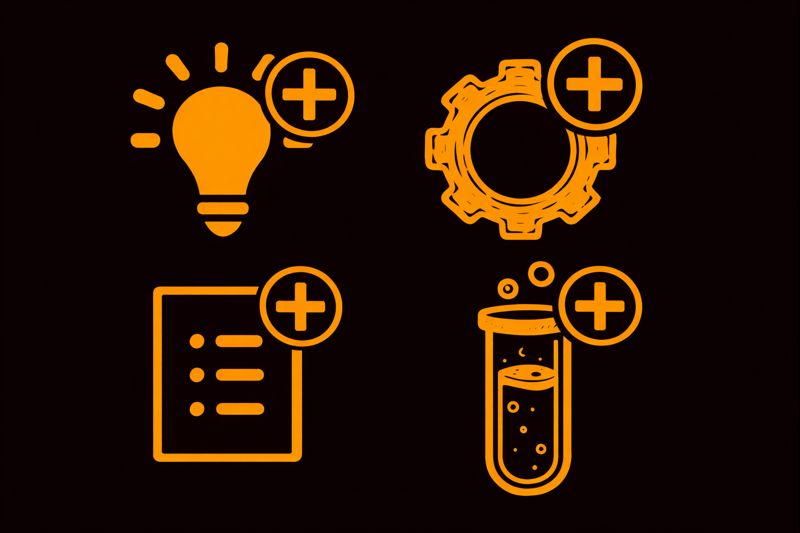
#> input picture src/panel/img/18a779da-d79e-4779-bba1-aed5302b448c-md.jpeg, 800 x 533 px
$ python build_deloitte_logo.py ../src/panel/img/18a779da-d79e-4779-bba1-aed5302b448c-md.jpeg
#> lines starting #> are read from the running program, lines starting #| are printed output that depends on the picture
"""
One-off helper: build circular high-res Deloitte header logo from a flat PNG.
Flood-fills from corners to drop outer white/checkerboard, then circular mask.
"""
from __future__ import annotations

import sys
from collections import deque
from pathlib import Path

import numpy as np
from PIL import Image

OUT_SIZE = 1024


def main() -> int:
    src = Path(
        sys.argv[1]
        if len(sys.argv) > 1
        else r"C:\Users\thoma\.cursor\projects\c-dev-agile-bots\assets\c__Users_thoma_AppData_Roaming_Cursor_User_workspaceStorage_6e426b0b4653f6fcd89a78e214dc3bfa_images_image-ad53aa59-803d-44e3-82f9-831a8f21eec6.png"
    )
    repo = Path(__file__).resolve().parents[1]
    out_path = repo / "src" / "panel" / "img" / "deloitte" / "company_icon.png"

    im = Image.open(src).convert("RGBA")
    a = np.array(im)
    h, w = a.shape[:2]
#> h = 533; w = 800
    rgb = a[:, :, :3].astype(np.float32)
    lum = 0.299 * rgb[:, :, 0] + 0.587 * rgb[:, :, 1] + 0.114 * rgb[:, :, 2]
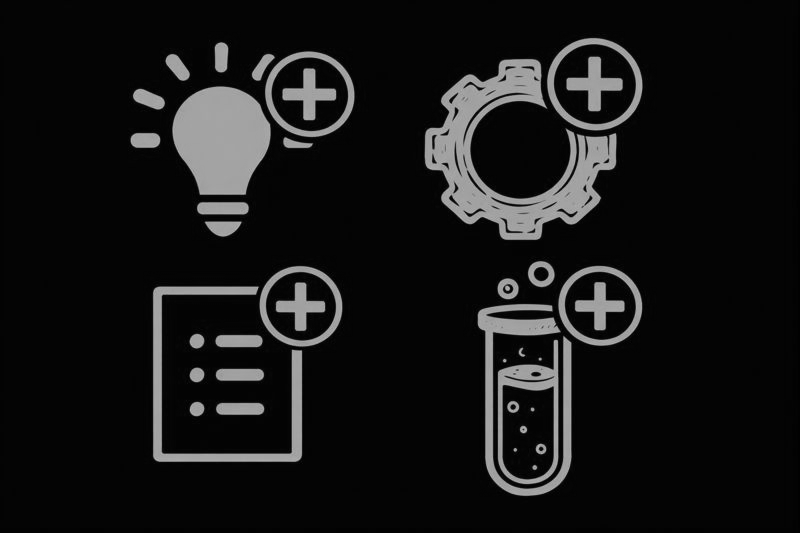
#> lum: shape (533, 800) float32; min 0, max 187.3, mean 22.5

    def is_wall(i: int, j: int) -> bool:
        if i < 0 or i >= h or j < 0 or j >= w:
            return True
        return lum[i, j] < 55

    outside = np.zeros((h, w), dtype=bool)
    q: deque[tuple[int, int]] = deque()
    for ci, cj in ((0, 0), (0, w - 1), (h - 1, 0), (h - 1, w - 1)):
        if not outside[ci, cj] and not is_wall(ci, cj):
            outside[ci, cj] = True
            q.append((ci, cj))
#> outside: shape (533, 800) bool; every value is 0

    while q:
        i, j = q.popleft()
        for di, dj in ((0, 1), (0, -1), (1, 0), (-1, 0)):
            ni, nj = i + di, j + dj
            if ni < 0 or ni >= h or nj < 0 or nj >= w:
                continue
            if outside[ni, nj] or is_wall(ni, nj):
                continue
            if lum[ni, nj] < 200:
                continue
            outside[ni, nj] = True
            q.append((ni, nj))
#> this loop made 0 passes

    inside = ~outside
#> inside: shape (533, 800) bool; every value is 1
    ys, xs = np.where(inside)
    if ys.size == 0:
        print("No inside region found", file=sys.stderr)
        return 1

    x0, x1 = int(xs.min()), int(xs.max())
#> x0 = 0; x1 = 799
    y0, y1 = int(ys.min()), int(ys.max())
#> y0 = 0; y1 = 532
    bw, bh = x1 - x0 + 1, y1 - y0 + 1
#> bw = 800; bh = 533
    side = max(bw, bh)
#> side = 800
    # Square crop centered on content bbox
    cx = (x0 + x1) // 2
#> cx = 399
    cy = (y0 + y1) // 2
#> cy = 266
    x_off = cx - side // 2
#> x_off = -1
    y_off = cy - side // 2
#> y_off = -134
    x_off = max(0, min(x_off, w - side))
#> x_off = 0
    y_off = max(0, min(y_off, h - side))
#> y_off = 0

    crop = a[y_off : y_off + side, x_off : x_off + side].copy()
    ch, cw = crop.shape[:2]
#> ch = 533; cw = 800
#> (the run stopped early here; a loop or call above may not have finished)

$ run again, on src/panel/img/add_epic.png
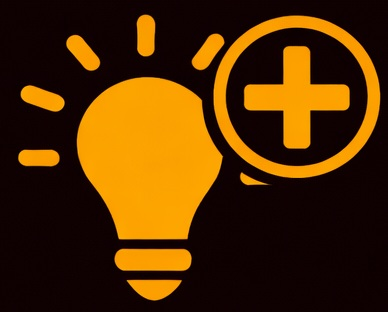
#> input picture src/panel/img/add_epic.png, 388 x 312 px
#> in main, `lum = 0.299 * rgb[:, :, 0] + 0.587 * rgb[:, :, 1] + 0.114 * rgb[:, :, 2]`:
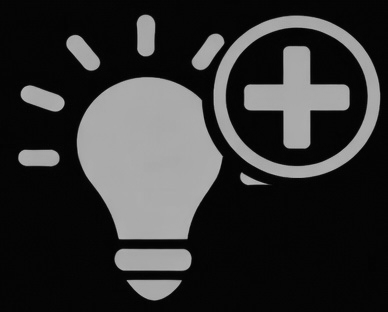
#> lum: shape (312, 388) float32; min 1.5, max 184.8, mean 51.5
#> inside: shape (312, 388) bool; every value is 1
#> x0 = 0; x1 = 387
#> y0 = 0; y1 = 311
#> bw = 388; bh = 312
#> side = 388
#> cx = 193
#> cy = 155
#> in main, `x_off = cx - side // 2`: x_off = -1
#> in main, `y_off = cy - side // 2`: y_off = -39
#> in main, `x_off = max(0, min(x_off, w - side))`: x_off = 0

$ run again, on src/panel/img/add_stories.png
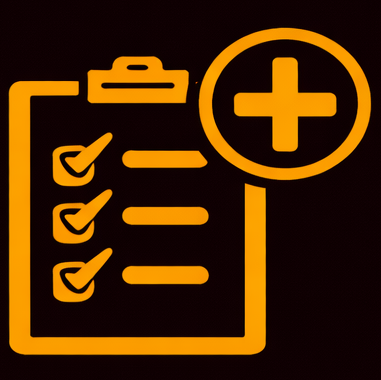
#> input picture src/panel/img/add_stories.png, 381 x 380 px
#> in main, `lum = 0.299 * rgb[:, :, 0] + 0.587 * rgb[:, :, 1] + 0.114 * rgb[:, :, 2]`:
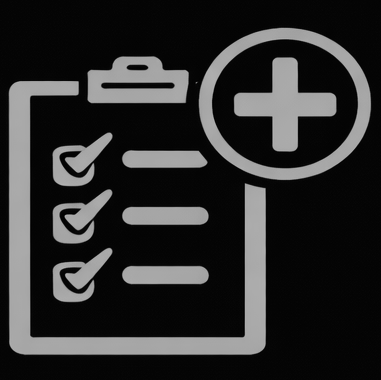
#> lum: shape (380, 381) float32; min 0.299, max 179, mean 45.2
#> inside: shape (380, 381) bool; every value is 1
#> x0 = 0; x1 = 380
#> y0 = 0; y1 = 379
#> bw = 381; bh = 380
#> side = 381
#> cx = 190
#> cy = 189
#> x_off = 0
#> in main, `y_off = cy - side // 2`: y_off = -1
#> in main, `y_off = max(0, min(y_off, h - side))`: y_off = 0
